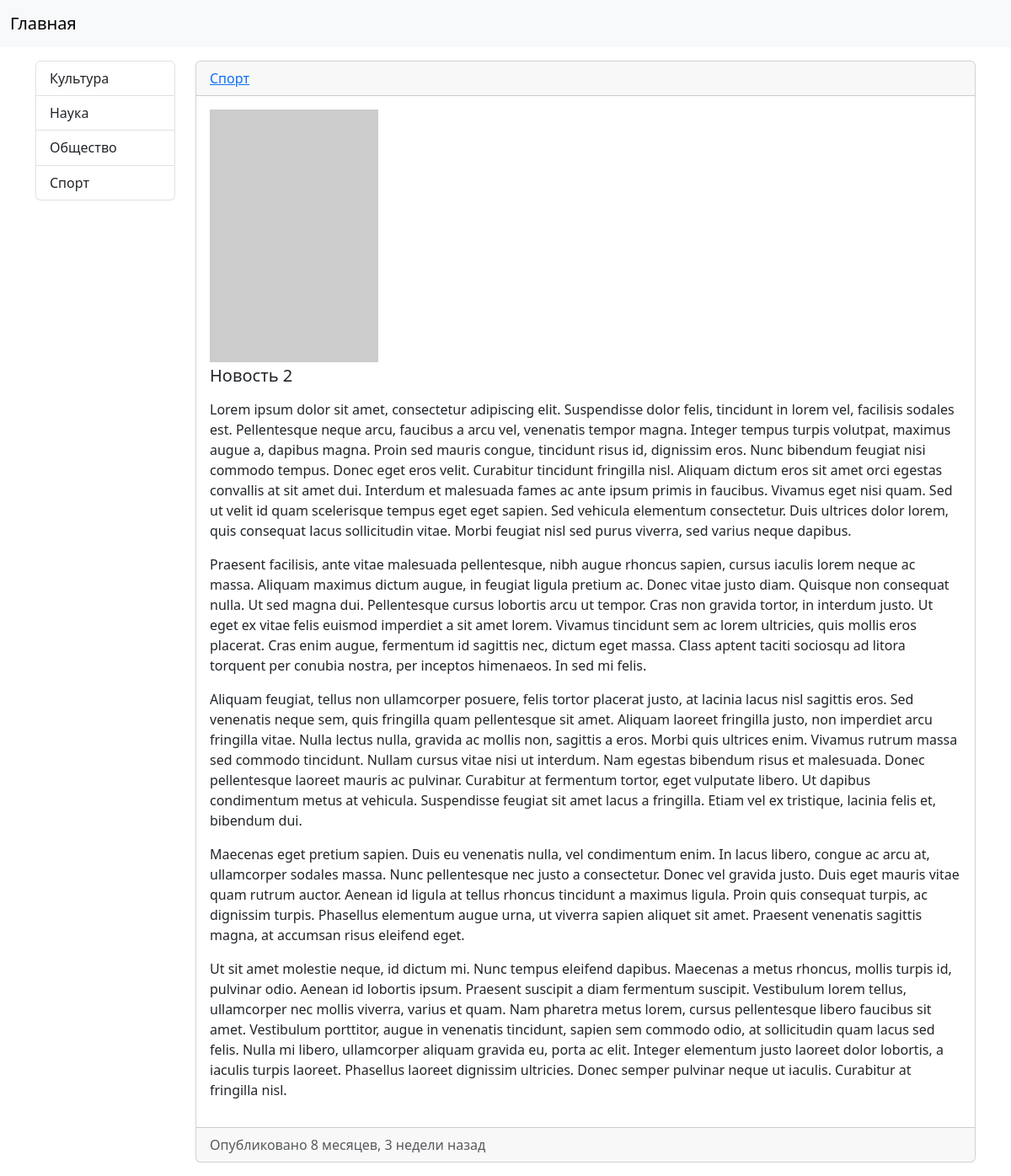
Screenshot of /news/2/ with the database file from the repository.
### news/models.py (models this page shows, shortened)
class Category(models.Model):
    title = models.CharField(max_length=80, db_index=True)
    def get_absolute_url(self):
        return reverse('category', kwargs={"category_id": self.pk})
    def __str__(self):
        return self.title
    class Meta:
        verbose_name = "Категория"
        verbose_name_plural = "Категории"
        ordering = ['title']

class News(models.Model):
    title = models.CharField(max_length=120, verbose_name="Заголовок")
    content = models.TextField(blank=True, verbose_name="Содержание")
    created_at = models.DateTimeField(auto_now_add=True,
                                      verbose_name="Дата создания")
    update_at = models.DateTimeField(auto_now=True,
                                     verbose_name="Дата редактирования")
    photo = models.ImageField(upload_to='photos/%Y/%m/%d', verbose_name="Фото",
                              blank=True)
    is_published = models.BooleanField(default=True,
                                       verbose_name="Опубликовано")
    category = models.ForeignKey('Category', on_delete=models.PROTECT,
                                 verbose_name='Категория')
    views_count = models.IntegerField(default=0)
    class Meta:
        verbose_name = "Новость"
        verbose_name_plural = "Новости"
        ordering = ['-created_at', 'title']

### news/views.py (the view)
# urls.py: path('news/<int:pk>/', ViewNews.as_view(), name='view_news'),
class ViewNews(DetailView):
    model = News
    context_object_name = 'news_item'

### news/templatetags/news_tags.py (called while the page is built)
@register.inclusion_tag('news/list_categories.html')
def show_categories():
    categories = Category.objects.annotate(cnt=Count('news')).filter(cnt__gt=0)
    return {"categories": categories}

### news/templates/news/news_detail.html (shortened to what this page needs)
{% extends 'base.html' %}
{% block sidebar %}
{% include 'inc/_sidebar.html' %}
{% endblock sidebar %}
{% block content %}
<div class="card mb-3">
    <div class="card-header">
        <a href="{{ news_item.category.get_absolute_url }}">
            {{ news_item.category.title }}</a>
    </div>
    <div class="card-body">
        {% if news_item.photo %}
        <img src="{{ news_item.photo.url }}"
             class="float-left mr-3 mb-3" width="200">
        {% else %}
        <img src="https://picsum.photos/200/300" class="float-left  mr-3 mb-1">
        {% endif %}
        <div class="media-body">
            <h5 class="card-title">
                {{ news_item.title }}
            </h5>
            <p class="card-text">
                {{ news_item.content|linebreaks }}
            </p>
        </div>
    </div>
    <div class="card-footer text-muted">
        Опубликовано {{ news_item.created_at|timesince }} назад
    </div>
</div>
{% endblock content %}

### news/templates/news/list_categories.html
<div class="list-group">
    {% for item in categories %}
    <a href="{{ item.get_absolute_url }} "
       class="list-group-item list-group-item-action" aria-current="true">
        {{ item }}
        <span class="badge badge-primary badge-pill badge-align-right">{{ item.cnt }}</span>
    </a>
    {% endfor %}
</div>

### rows the page displays
Category: title "Культура"
Category: title "Наука"
Category: title "Общество"
Category: title "Спорт"
News: category "Спорт", title "Новость 2", content "Lorem ipsum dolor sit amet, consectetur adipiscing elit. Suspendisse dolor felis, tincidunt in lorem vel, facilisis sodales est. Pellentesque neque arcu, faucibus a arcu vel, venenatis tempor magna. Integer tempus turpis volutpat, maximus augue a, dapibus magna. Proin sed mauris congue, tincidunt risus id, dignissim eros. Nunc bibendum feugiat nisi commodo tempus. Donec eget eros velit. Curabitur tincidunt fringilla nisl. Aliquam dictum eros sit amet orci egestas convallis at sit amet dui. Interdum et malesuada fames ac ante ipsum primis in faucibus. Vivamus eget nisi quam. Sed ut velit id quam scelerisque tempus eget eget sapien. Sed vehicula elementum consectetur. Duis ultrices dolor…", created_at "8 месяцев, 3 недели"
